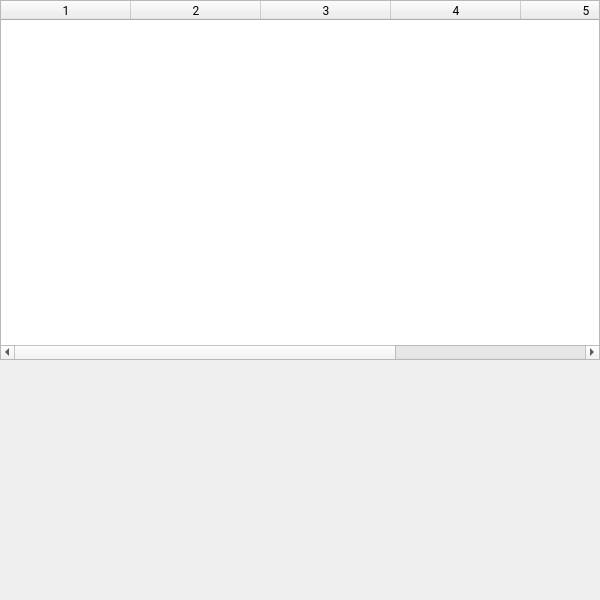
<?xml version="1.0" encoding="UTF-8"?>
<ui version="4.0">
 <class>CarPropertyTable</class>
 <widget class="QWidget" name="CarPropertyTable">
  <property name="geometry">
   <rect>
    <x>0</x>
    <y>0</y>
    <width>600</width>
    <height>600</height>
   </rect>
  </property>
  <property name="windowTitle">
   <string>Form</string>
  </property>
  <widget class="QTableWidget" name="table">
   <property name="geometry">
    <rect>
     <x>0</x>
     <y>0</y>
     <width>600</width>
     <height>360</height>
    </rect>
   </property>
   <property name="font">
    <font>
     <family>Roboto</family>
     <weight>50</weight>
     <bold>false</bold>
    </font>
   </property>
   <property name="showGrid">
    <bool>true</bool>
   </property>
   <property name="ColorGroup" stdset="0">
    <string>Title</string>
   </property>
   <property name="gridStyle">
    <enum>Qt::SolidLine</enum>
   </property>
   <property name="sortingEnabled">
    <bool>false</bool>
   </property>
   <attribute name="verticalHeaderVisible">
    <bool>false</bool>
   </attribute>
   <property name="columnCount">
    <number>6</number>
   </property>
   <attribute name="horizontalHeaderDefaultSectionSize">
    <number>130</number>
   </attribute>
   <attribute name="horizontalHeaderStretchLastSection">
     <bool>true</bool>
   </attribute>
  </widget>
 </widget>
 <resources/>
 <connections/>
</ui>
